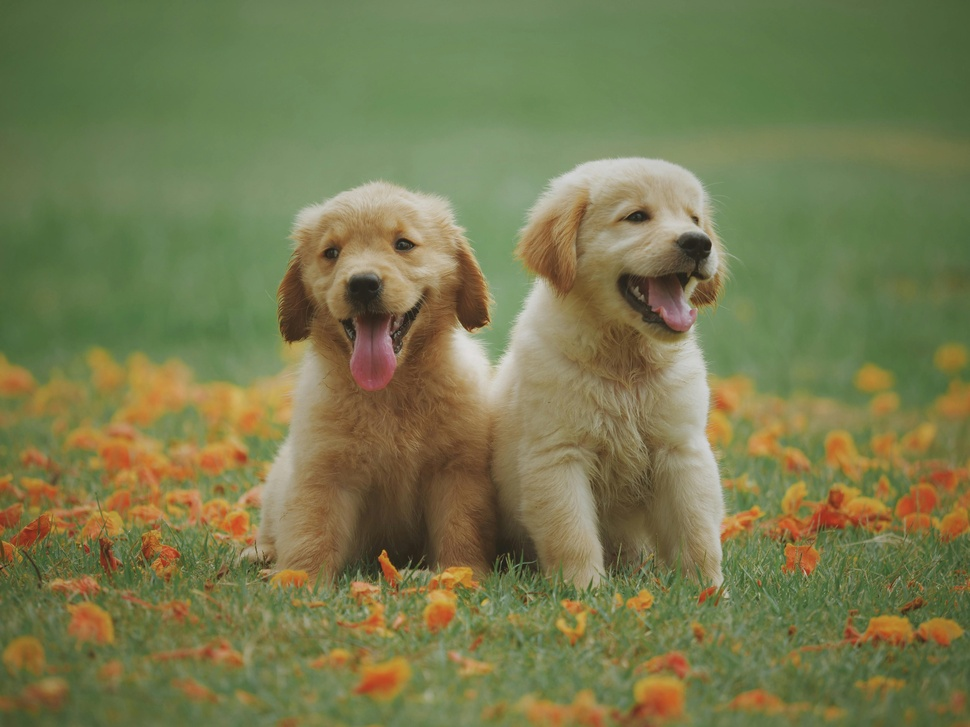
#> input picture assignment 2/Dog.jpg, 970 x 727 px, shrunk from 5184 x 3888 before the run
$ jupyter execute main.ipynb
#> lines starting #> are read from the running program, lines starting #| are printed output that depends on the picture; long printed decimals are rounded
# Assignment 2

[cell 1]
# Importing the libraries
import numpy as np
import matplotlib.pyplot as plt
import cv2

#### Question 1
A file Dog.jpg is provided with this assignment. Convert the RGB image to Greyscale image.

[cell 2]
# Reading the image
image = cv2.imread('Dog.jpg')
#> image is the input picture: shape (727, 970, 3); mean B, G, R 78.3, 122, 119.2

[cell 3]
image.shape
#> Out = (727, 970, 3)

[cell 4]
# show the image
plt.figure(figsize=(10,10))
plt.imshow(image[...,::-1])
plt.show()

[cell 5]
# Using the formula Y = 0.299R + 0.587G + 0.114B
def rgb2gray(rgbImage):
    return np.dot(image[...,:3], [0.2989, 0.5870, 0.1140])

[cell 6]
gray_img = rgb2gray(image)
plt.imshow(gray_img, cmap=plt.get_cmap('gray'))
plt.show()

[cell 7]
gray_img.shape
#> Out = (727, 970)

##### Question 2
Write code to perform SVD image compression with varying numbers of singular values andplot the reconstructed images. Explore how the image quality changes with different numbers of singularvalues. Take singular values(r) as 2, 5, 10, 25, 50, 100, 500.

[cell 8]
# Function to perform SVD image compression
def svd_image_compression(image, r_values):
    U, s, Vt = np.linalg.svd(image, full_matrices=False)
#> s = 727 values, max 92035.9 at index 0, min 2.25 at index 726, mean 315.2
    compressed_images = []
    for r in r_values:
        compressed_image = np.dot(U[:, :r], np.dot(np.diag(s[:r]), Vt[:r, :]))
        compressed_images.append(compressed_image)
#> after the loop, compressed_images = 7 items

    return compressed_images, U, s, Vt

[cell 9]
# r values
r_values = [2, 5, 10, 25, 50, 100, 500]

# Compressing the image
compressed_images, U, s, Vt = svd_image_compression(gray_img, r_values)
#> compressed_images = 7 items

[cell 10]
# Plotting the compressed images
fig, axes = plt.subplots(2, 4, figsize=(15, 7))
ax = axes.ravel()
ax[0].imshow(gray_img, cmap=plt.get_cmap('gray'))
ax[0].set_title('Original Image')
for i in range(1, 8):
    ax[i].imshow(compressed_images[i-1], cmap=plt.get_cmap('gray'))
    ax[i].set_title('r = %d' % r_values[i-1])
plt.show()

The image quality increases with the increase in the number of singular values.

##### Question 3
How does the memory space required for storage change with different values of ‘r’?

[cell 11]
# Memory space required for storage
memory_space = [np.prod(U[:,:r].shape) + np.prod(s[:r].shape) + np.prod(Vt[:r,:].shape) for r in r_values]
print("Memory space required for storage with different values of 'r': \n", memory_space)
#| Memory space required for storage with different values of 'r':
#|  [3396, 8490, 16980, 42450, 84900, 169800, 849000]

plt.figure(figsize=(8, 6))
plt.plot(r_values, memory_space)
plt.ylabel('Memory space required for storage')
plt.xlabel('r values')
plt.grid(True)
plt.title('Memory space required for storage with different values of r')
plt.show()

Memory space required for storage is directly proportional to the number of singular values. As the number of singular values increases, the memory space required for storage increases linearly.

##### Question 4
Plot cumulative distribution curve change with different values of singular values.

[cell 12]
# Plot cumulative distribution curve
plt.figure(figsize=(8, 6))

cumulative_sum = np.cumsum(s)
#> cumulative_sum = 727 values from 92035.9 to 229181.9
r_list = np.arange(1, len(cumulative_sum)+1)
#> r_list = 727 values from 1 to 727
plt.plot(cumulative_sum, 'r-')
plt.title('Cumulative Distribution Curve for Singular Values')
plt.xlabel('Number of Singular Values')
plt.ylabel('Cumulative Sum')
plt.grid(True)
plt.show()
#> figure, not shown here; curve peaks at x = 726, y = 229181.9

##### Question 5
Calculate the compression ratio and plot with respect to singular values.

[cell 13]
gray_img.shape
#> Out = (727, 970)

[cell 14]
# Compression ratio
original_size = gray_img.size
#> original_size = 705190
compression_ratios = [memory_req/original_size for memory_req in memory_space]
print("Compression ratios with different values of 'r': \n", compression_ratios)
#| Compression ratios with different values of 'r':
#|  [0.004816, 0.01204, 0.02408, 0.0602, 0.1204, 0.2408, 1.204]

plt.figure(figsize=(8, 6))
plt.plot(r_values, compression_ratios)
plt.ylabel('Compression Ratio')
plt.xlabel('r values')
plt.grid(True)
plt.title('Compression Ratio vs r values')
plt.show()

[cell 15]
# Plotting compression ratio vs singular values
singular_valuess = [ s[r] for r in r_values]
#> singular_valuess = [6465, 3787.5, 1825.8, 963, 575.1, 278, 17.29]
plt.figure(figsize=(8, 6))
plt.plot(singular_valuess, compression_ratios)
plt.ylabel('Compression Ratio')
plt.xlabel('Singular Values')
plt.title('Compression Ratio vs Singular Values')
plt.show()

[cell 16]
# Plotting compression ratio vs sum of singular values
singular_valuess = [ np.sum(s[:r]) for r in r_values]
#> singular_valuess = [101774.3, 118062.1, 132681.7, 152893.3, 171619.7, 191769.6, 227295.5]
plt.figure(figsize=(8, 6))
plt.plot(singular_valuess, compression_ratios)
plt.ylabel('Compression Ratio')
plt.xlabel('Sum of Singular Values')
plt.title('Compression Ratio vs Sum of Singular Values')
plt.show()

##### Question 6
Plot the Singular Values Plot (Semilogarithmic Scale) between Number of singular values and Singular values.

[cell 17]
# Singular Values Plot (Semilogarithmic Scale)
plt.figure(figsize=(8, 6))
plt.semilogy(range(len(s)), s, linestyle='-')
plt.title('Singular Values Plot (Semilogarithmic Scale)')
plt.xlabel('Number of Singular Values')
plt.ylabel('Singular Values')
plt.grid(True)
plt.show()
#> figure, not shown here; curve peaks at x = 0, y = 92035.9

##### Question 7
Repeat Q. 2 for the original RGB image. Show three channels of RGB image along with the original images

[cell 18]
image.shape
#> Out = (727, 970, 3)

[cell 19]
R = image[..., 2]
G = image[..., 1]
B = image[..., 0]
R_compressed_images, _, _, _ = svd_image_compression(R, r_values)
#> in svd_image_compression (call 2), `U, s, Vt = np.linalg.svd(image, full_matrices=False)`: s = 727 values, max 101413.9 at index 0, min 2.33 at index 726, mean 378.1
#> the loop in svd_image_compression (call 2), `for r in r_values:` made 7 passes
#> r on passes 1 to 7: 2, 5, 10, 25, 50, 100, 500
#> pass 1, in svd_image_compression (call 2), `compressed_image = np.dot(U[:, :r], np.dot(np.diag(s[:r]), Vt[:r, :]))`:
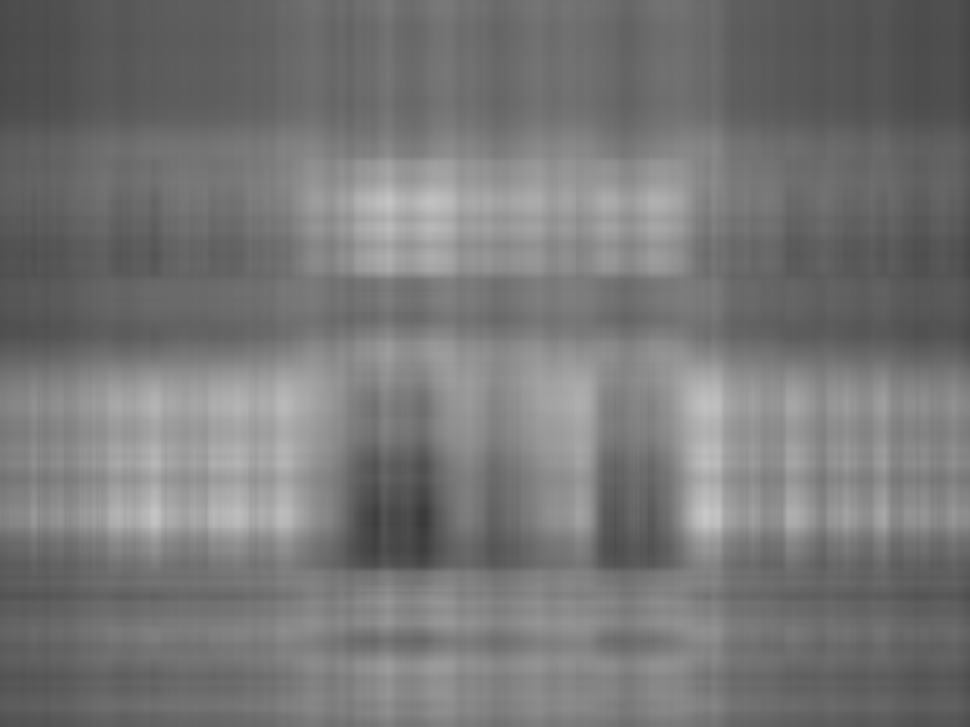
#> compressed_image: shape (727, 970) float64; min 57.59, max 200.8, mean 119.2
#> R_compressed_images = 7 items
G_compressed_images, _, _, _ = svd_image_compression(G, r_values)
#> G_compressed_images = 7 items
B_compressed_images, _, _, _ = svd_image_compression(B, r_values)
#> in svd_image_compression (call 4), `U, s, Vt = np.linalg.svd(image, full_matrices=False)`:
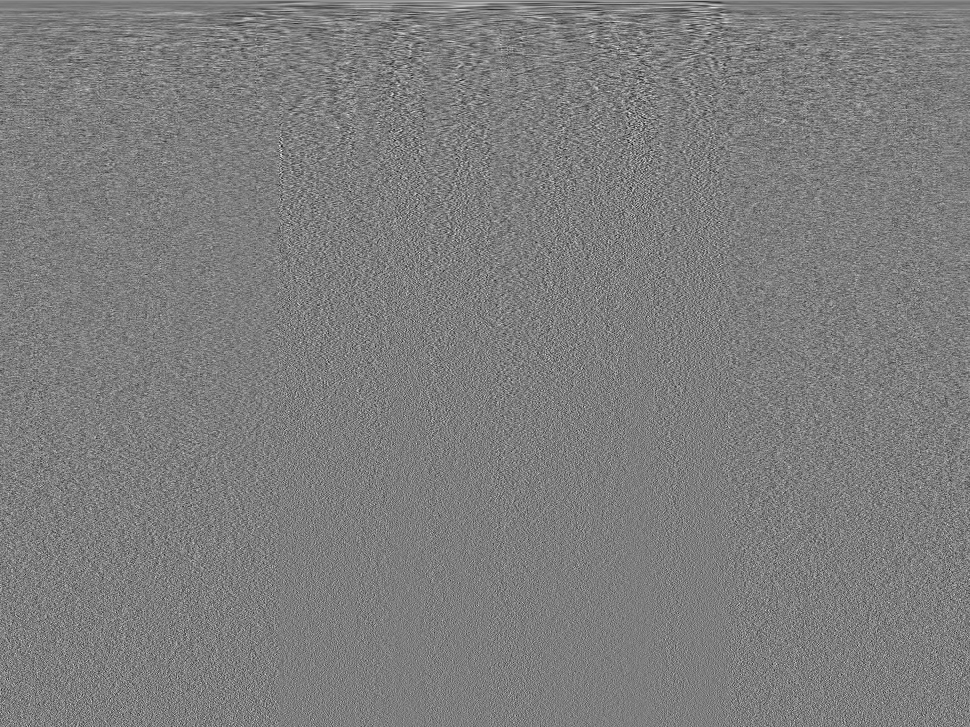
#> Vt: shape (727, 970) float64; min -0.194, max 0.199, mean 3.69e-05; drawn with min black and max white
#> in svd_image_compression (call 4), `U, s, Vt = np.linalg.svd(image, full_matrices=False)`: s = 727 values, max 67353.1 at index 0, min 2.46 at index 726, mean 294.7
#> the loop in svd_image_compression (call 4), `for r in r_values:` made 7 passes
#> pass 1, in svd_image_compression (call 4), `compressed_image = np.dot(U[:, :r], np.dot(np.diag(s[:r]), Vt[:r, :]))`:
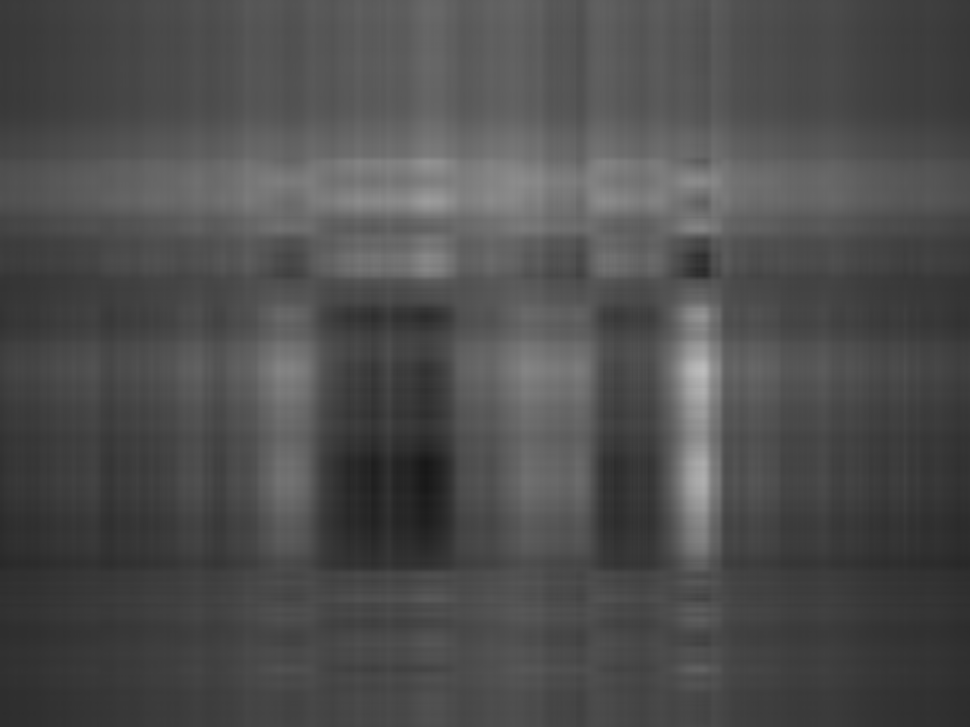
#> compressed_image: shape (727, 970) float64; min 23.45, max 190.5, mean 78.2
#> B_compressed_images = 7 items

[cell 20]
compressed_images = []
for i in range(len(r_values)):
    print(f'Processing {i+1}/{len(r_values)}')
    compressed_image = np.stack([R_compressed_images[i], G_compressed_images[i], B_compressed_images[i]], axis=2).astype(np.uint8)
    compressed_images.append(compressed_image)
#> this loop made 7 passes
#| Processing 1/7
#| Processing 2/7
#| Processing 3/7
#| Processing 4/7
#| Processing 5/7
#| Processing 6/7
#| Processing 7/7

[cell 21]
import copy

[cell 22]
R_compressed_images[0].shape
#> Out = (727, 970)

[cell 23]
# Plotting the red compressed images
print('Red channel')
R_images = copy.deepcopy(compressed_images)
#> R_images = 7 items

R_image = copy.deepcopy(image)

for j in range(R_images[i-1].shape[0]):
    for k in range(R_images[i-1].shape[1]):
        R_image[j][k][1] = 0
        R_image[j][k][2] = 0
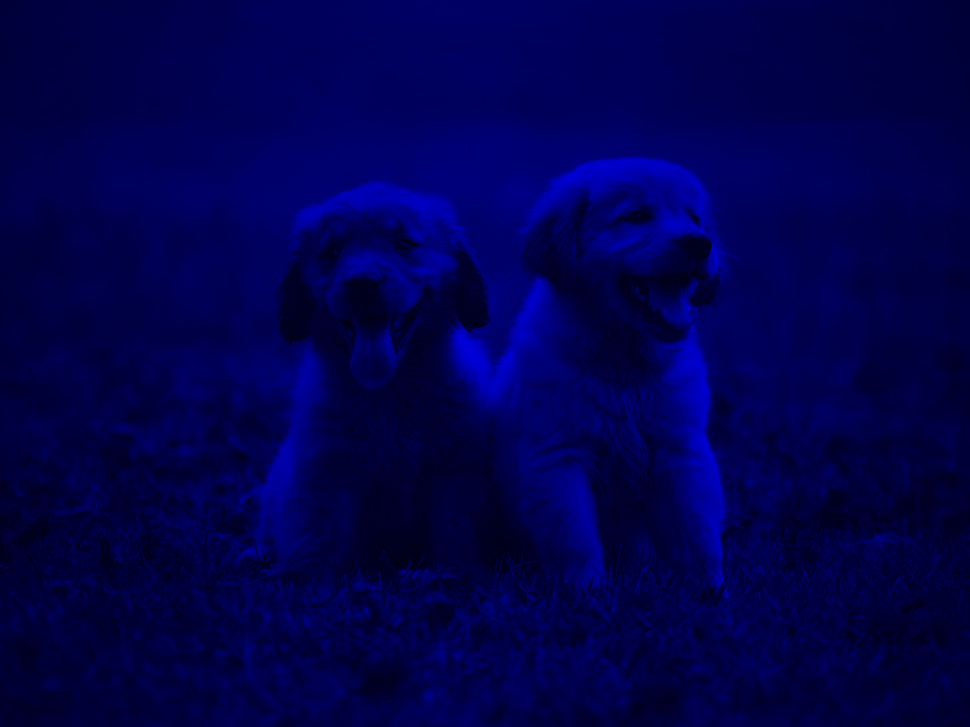
#> R_image: shape (727, 970, 3); mean B, G, R 78.3, 0, 0

for i in range(1, 8):
    for j in range(R_images[i-1].shape[0]):
        for k in range(R_images[i-1].shape[1]):
            R_images[i-1][j][k][1] = 0
            R_images[i-1][j][k][2] = 0

fig, axes = plt.subplots(2, 4, figsize=(15, 7))
ax = axes.ravel()
ax[0].imshow(R_image)
ax[0].set_title('Original Image')
for i in range(1, 8):
    ax[i].imshow(R_images[i-1])
    ax[i].set_title('r = %d' % r_values[i-1])
plt.show()
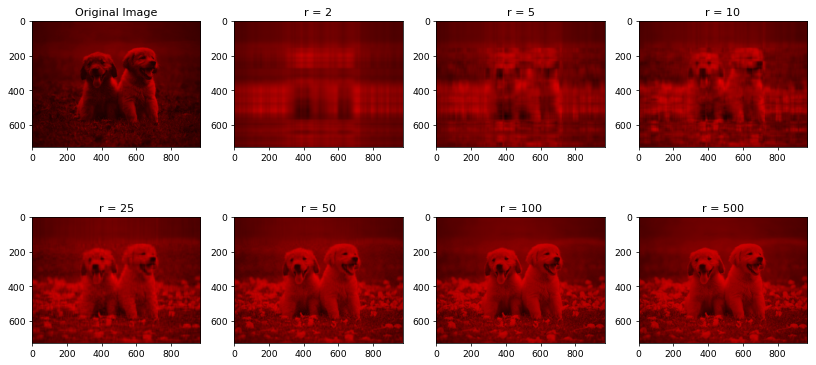
#> figure drawn by matplotlib, 8 panels; B, G, R data is drawn as R, G, B

[cell 24]
# Plotting the Green compressed images
print('Green channel')
G_images = copy.deepcopy(compressed_images)
#> G_images = 7 items

G_image = copy.deepcopy(image)

for j in range(G_images[i-1].shape[0]):
    for k in range(G_images[i-1].shape[1]):
        G_image[j][k][0] = 0
        G_image[j][k][2] = 0

for i in range(1, 8):
    for j in range(G_images[i-1].shape[0]):
        for k in range(G_images[i-1].shape[1]):
            G_images[i-1][j][k][0] = 0
            G_images[i-1][j][k][2] = 0

fig, axes = plt.subplots(2, 4, figsize=(15, 7))
ax = axes.ravel()
ax[0].imshow(G_image)
ax[0].set_title('Original Image')
for i in range(1, 8):
    ax[i].imshow(G_images[i-1])
    ax[i].set_title('r = %d' % r_values[i-1])
plt.show()

[cell 25]
# Plotting the Blue compressed images
print('Blue channel')
G_images = copy.deepcopy(compressed_images)

G_image = copy.deepcopy(image)

for j in range(G_images[i-1].shape[0]):
    for k in range(G_images[i-1].shape[1]):
        G_image[j][k][1] = 0
        G_image[j][k][0] = 0
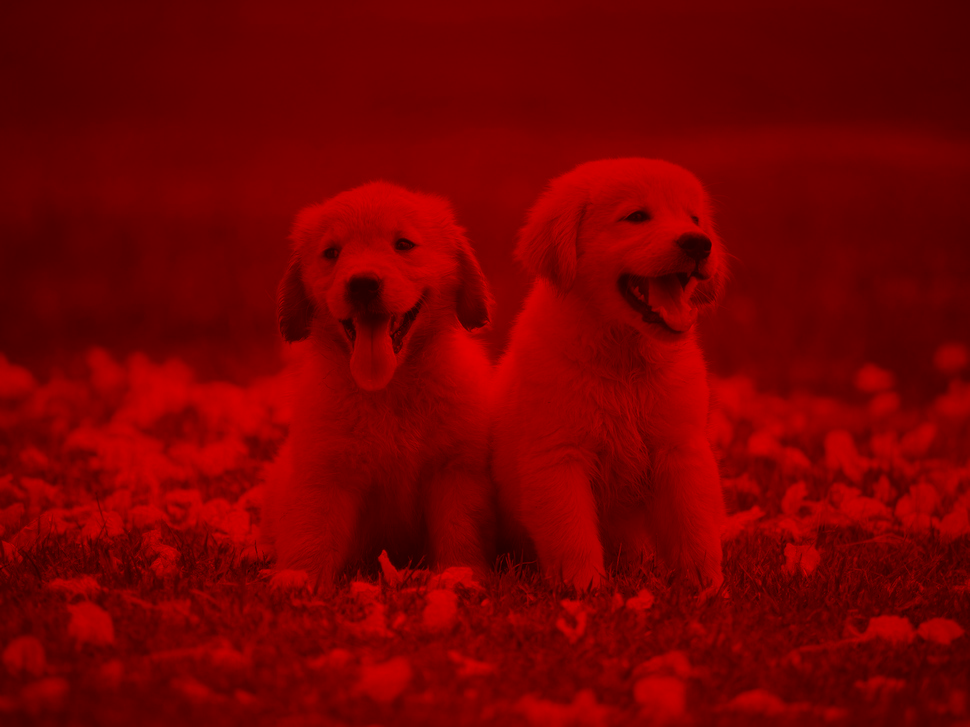
#> G_image: shape (727, 970, 3); mean B, G, R 0, 0, 119.2

for i in range(1, 8):
    for j in range(G_images[i-1].shape[0]):
        for k in range(G_images[i-1].shape[1]):
            G_images[i-1][j][k][1] = 0
            G_images[i-1][j][k][0] = 0

fig, axes = plt.subplots(2, 4, figsize=(15, 7))
ax = axes.ravel()
ax[0].imshow(G_image)
ax[0].set_title('Original Image')
for i in range(1, 8):
    ax[i].imshow(G_images[i-1])
    ax[i].set_title('r = %d' % r_values[i-1])
plt.show()
#> figure, not shown here; B, G, R data is drawn as R, G, B

[cell 26]
compressed_images[0].shape
#> Out = (727, 970, 3)

[cell 27]
# Plotting the compressed images
fig, axes = plt.subplots(2, 4, figsize=(15, 7))
ax = axes.ravel()
ax[0].imshow(image[...,::-1])
ax[0].set_title('Original Image')
for i in range(1, 8):
    ax[i].imshow(compressed_images[i-1])
    ax[i].set_title('r = %d' % r_values[i-1])
plt.show()
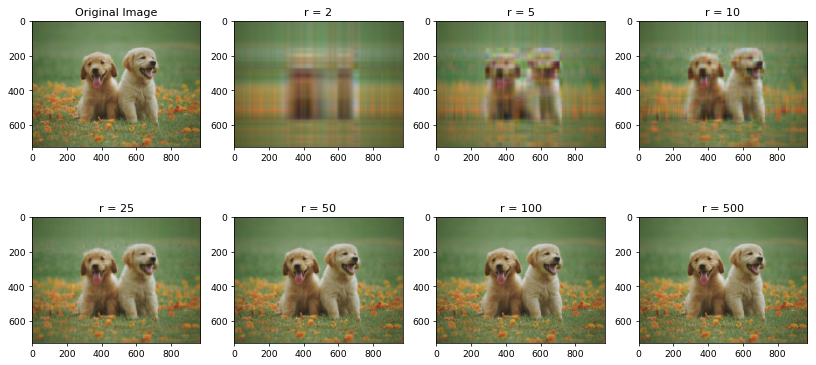
#> figure drawn by matplotlib, 8 panels
